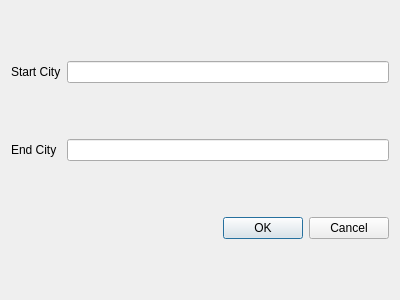
<?xml version="1.0" encoding="UTF-8"?>
<ui version="4.0">
 <class>StreetDialog</class>
 <widget class="QDialog" name="StreetDialog">
  <property name="geometry">
   <rect>
    <x>0</x>
    <y>0</y>
    <width>400</width>
    <height>300</height>
   </rect>
  </property>
  <property name="windowTitle">
   <string>Add Street</string>
  </property>
  <layout class="QGridLayout" name="gridLayout">
   <item row="2" column="1">
    <widget class="QDialogButtonBox" name="buttonBox">
     <property name="orientation">
      <enum>Qt::Orientation::Horizontal</enum>
     </property>
     <property name="standardButtons">
      <set>QDialogButtonBox::StandardButton::Cancel|QDialogButtonBox::StandardButton::Ok</set>
     </property>
    </widget>
   </item>
   <item row="0" column="1">
    <widget class="QLineEdit" name="lineEdit_City1"/>
   </item>
   <item row="1" column="1">
    <widget class="QLineEdit" name="lineEdit_City2"/>
   </item>
   <item row="0" column="0">
    <widget class="QLabel" name="label_City1">
     <property name="text">
      <string>Start City</string>
     </property>
    </widget>
   </item>
   <item row="1" column="0">
    <widget class="QLabel" name="label_City2">
     <property name="text">
      <string>End City</string>
     </property>
    </widget>
   </item>
  </layout>
 </widget>
 <resources/>
 <connections>
  <connection>
   <sender>buttonBox</sender>
   <signal>accepted()</signal>
   <receiver>StreetDialog</receiver>
   <slot>accept()</slot>
   <hints>
    <hint type="sourcelabel">
     <x>248</x>
     <y>254</y>
    </hint>
    <hint type="destinationlabel">
     <x>157</x>
     <y>274</y>
    </hint>
   </hints>
  </connection>
  <connection>
   <sender>buttonBox</sender>
   <signal>rejected()</signal>
   <receiver>StreetDialog</receiver>
   <slot>reject()</slot>
   <hints>
    <hint type="sourcelabel">
     <x>316</x>
     <y>260</y>
    </hint>
    <hint type="destinationlabel">
     <x>286</x>
     <y>274</y>
    </hint>
   </hints>
  </connection>
 </connections>
</ui>
